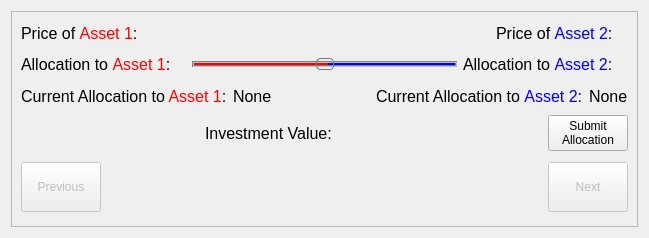
<?xml version="1.0" encoding="UTF-8"?>
<ui version="4.0">
 <class>investmentSlider</class>
 <widget class="QWidget" name="investmentSlider">
  <property name="geometry">
   <rect>
    <x>0</x>
    <y>0</y>
    <width>649</width>
    <height>238</height>
   </rect>
  </property>
  <property name="windowTitle">
   <string>Form</string>
  </property>
  <property name="styleSheet">
   <string notr="true">QSlider::groove:horizontal {
     background: red;
	height: 2px;
   	border-style: groove;
   border-color: grey;
   border-width: 2px;
 }



 QSlider::add-page:horizontal {
     background: blue;
	margin: 2px;
 }


QSlider::handle:horizontal {
background: qlineargradient(x1:0, y1:0, x2:1, y2:1,
    stop:0 #eee, stop:1 #ccc);
border: 1px solid #777;
width: 16px;
margin-top: -5px;
margin-bottom: -5px;
border-radius: 4px;
}

QSlider::handle:horizontal:hover {
background: qlineargradient(x1:0, y1:0, x2:1, y2:1,
    stop:0 #fff, stop:1 #ddd);
border: 1px solid #444;
border-radius: 4px;
}</string>
  </property>
  <layout class="QHBoxLayout" name="horizontalLayout_3">
   <item>
    <widget class="QFrame" name="frame">
     <property name="frameShape">
      <enum>QFrame::StyledPanel</enum>
     </property>
     <property name="frameShadow">
      <enum>QFrame::Raised</enum>
     </property>
     <layout class="QHBoxLayout" name="horizontalLayout_2">
      <item>
       <layout class="QVBoxLayout" name="verticalLayout">
        <item>
         <layout class="QHBoxLayout" name="horizontalLayout">
          <item>
           <widget class="QLabel" name="label">
            <property name="font">
             <font>
              <pointsize>12</pointsize>
             </font>
            </property>
            <property name="text">
             <string>&lt;!DOCTYPE HTML PUBLIC &quot;-//W3C//DTD HTML 4.0//EN&quot; &quot;http://www.w3.org/TR/REC-html40/strict.dtd&quot;&gt;
&lt;html&gt;&lt;head&gt;&lt;meta name=&quot;qrichtext&quot; content=&quot;1&quot; /&gt;&lt;style type=&quot;text/css&quot;&gt;
p, li { white-space: pre-wrap; }
&lt;/style&gt;&lt;/head&gt;&lt;body style=&quot; font-family:'MS Shell Dlg 2'; font-size:8.25pt; font-weight:400; font-style:normal;&quot;&gt;
&lt;p style=&quot; margin-top:0px; margin-bottom:0px; margin-left:0px; margin-right:0px; -qt-block-indent:0; text-indent:0px;&quot;&gt;&lt;span style=&quot; font-size:12pt;&quot;&gt;Price of &lt;/span&gt;&lt;span style=&quot; font-size:12pt; color:#ff0000;&quot;&gt;Asset 1&lt;/span&gt;&lt;span style=&quot; font-size:12pt;&quot;&gt;:&lt;/span&gt;&lt;/p&gt;&lt;/body&gt;&lt;/html&gt;</string>
            </property>
           </widget>
          </item>
          <item>
           <widget class="QLabel" name="price1Label">
            <property name="font">
             <font>
              <pointsize>12</pointsize>
             </font>
            </property>
            <property name="text">
             <string/>
            </property>
           </widget>
          </item>
          <item>
           <spacer name="horizontalSpacer_2">
            <property name="orientation">
             <enum>Qt::Horizontal</enum>
            </property>
            <property name="sizeHint" stdset="0">
             <size>
              <width>40</width>
              <height>20</height>
             </size>
            </property>
           </spacer>
          </item>
          <item>
           <widget class="QLabel" name="label_3">
            <property name="font">
             <font>
              <pointsize>12</pointsize>
             </font>
            </property>
            <property name="text">
             <string>&lt;!DOCTYPE HTML PUBLIC &quot;-//W3C//DTD HTML 4.0//EN&quot; &quot;http://www.w3.org/TR/REC-html40/strict.dtd&quot;&gt;
&lt;html&gt;&lt;head&gt;&lt;meta name=&quot;qrichtext&quot; content=&quot;1&quot; /&gt;&lt;style type=&quot;text/css&quot;&gt;
p, li { white-space: pre-wrap; }
&lt;/style&gt;&lt;/head&gt;&lt;body style=&quot; font-family:'MS Shell Dlg 2'; font-size:8.25pt; font-weight:400; font-style:normal;&quot;&gt;
&lt;p style=&quot; margin-top:0px; margin-bottom:0px; margin-left:0px; margin-right:0px; -qt-block-indent:0; text-indent:0px;&quot;&gt;&lt;span style=&quot; font-size:12pt;&quot;&gt;Price of &lt;/span&gt;&lt;span style=&quot; font-size:12pt; color:#0000ff;&quot;&gt;Asset 2&lt;/span&gt;&lt;span style=&quot; font-size:12pt;&quot;&gt;:&lt;/span&gt;&lt;/p&gt;&lt;/body&gt;&lt;/html&gt;</string>
            </property>
           </widget>
          </item>
          <item>
           <widget class="QLabel" name="price2Label">
            <property name="font">
             <font>
              <pointsize>12</pointsize>
             </font>
            </property>
            <property name="text">
             <string/>
            </property>
           </widget>
          </item>
         </layout>
        </item>
        <item>
         <layout class="QHBoxLayout" name="horizontalLayout_5">
          <item>
           <widget class="QLabel" name="label_4">
            <property name="font">
             <font>
              <pointsize>12</pointsize>
             </font>
            </property>
            <property name="text">
             <string>&lt;!DOCTYPE HTML PUBLIC &quot;-//W3C//DTD HTML 4.0//EN&quot; &quot;http://www.w3.org/TR/REC-html40/strict.dtd&quot;&gt;
&lt;html&gt;&lt;head&gt;&lt;meta name=&quot;qrichtext&quot; content=&quot;1&quot; /&gt;&lt;style type=&quot;text/css&quot;&gt;
p, li { white-space: pre-wrap; }
&lt;/style&gt;&lt;/head&gt;&lt;body style=&quot; font-family:'MS Shell Dlg 2'; font-size:8.25pt; font-weight:400; font-style:normal;&quot;&gt;
&lt;p style=&quot; margin-top:0px; margin-bottom:0px; margin-left:0px; margin-right:0px; -qt-block-indent:0; text-indent:0px;&quot;&gt;&lt;span style=&quot; font-size:12pt;&quot;&gt;Allocation to &lt;/span&gt;&lt;span style=&quot; font-size:12pt; color:#ff0000;&quot;&gt;Asset 1&lt;/span&gt;&lt;span style=&quot; font-size:12pt;&quot;&gt;:&lt;/span&gt;&lt;/p&gt;&lt;/body&gt;&lt;/html&gt;</string>
            </property>
           </widget>
          </item>
          <item>
           <widget class="QLabel" name="allocation1Label">
            <property name="font">
             <font>
              <pointsize>12</pointsize>
             </font>
            </property>
            <property name="text">
             <string/>
            </property>
           </widget>
          </item>
          <item>
           <widget class="QSlider" name="allocationSlider">
            <property name="autoFillBackground">
             <bool>false</bool>
            </property>
            <property name="styleSheet">
             <string notr="true"/>
            </property>
            <property name="maximum">
             <number>20</number>
            </property>
            <property name="singleStep">
             <number>1</number>
            </property>
            <property name="pageStep">
             <number>1</number>
            </property>
            <property name="value">
             <number>10</number>
            </property>
            <property name="sliderPosition">
             <number>10</number>
            </property>
            <property name="tracking">
             <bool>true</bool>
            </property>
            <property name="orientation">
             <enum>Qt::Horizontal</enum>
            </property>
            <property name="invertedAppearance">
             <bool>true</bool>
            </property>
            <property name="invertedControls">
             <bool>true</bool>
            </property>
           </widget>
          </item>
          <item>
           <widget class="QLabel" name="label_2">
            <property name="font">
             <font>
              <pointsize>12</pointsize>
             </font>
            </property>
            <property name="text">
             <string>&lt;!DOCTYPE HTML PUBLIC &quot;-//W3C//DTD HTML 4.0//EN&quot; &quot;http://www.w3.org/TR/REC-html40/strict.dtd&quot;&gt;
&lt;html&gt;&lt;head&gt;&lt;meta name=&quot;qrichtext&quot; content=&quot;1&quot; /&gt;&lt;style type=&quot;text/css&quot;&gt;
p, li { white-space: pre-wrap; }
&lt;/style&gt;&lt;/head&gt;&lt;body style=&quot; font-family:'MS Shell Dlg 2'; font-size:8.25pt; font-weight:400; font-style:normal;&quot;&gt;
&lt;p style=&quot; margin-top:0px; margin-bottom:0px; margin-left:0px; margin-right:0px; -qt-block-indent:0; text-indent:0px;&quot;&gt;&lt;span style=&quot; font-size:12pt;&quot;&gt;Allocation to &lt;/span&gt;&lt;span style=&quot; font-size:12pt; color:#0000ff;&quot;&gt;Asset 2&lt;/span&gt;&lt;span style=&quot; font-size:12pt;&quot;&gt;:&lt;/span&gt;&lt;/p&gt;&lt;/body&gt;&lt;/html&gt;</string>
            </property>
           </widget>
          </item>
          <item>
           <widget class="QLabel" name="allocation2Label">
            <property name="font">
             <font>
              <pointsize>12</pointsize>
             </font>
            </property>
            <property name="text">
             <string/>
            </property>
           </widget>
          </item>
         </layout>
        </item>
        <item>
         <layout class="QHBoxLayout" name="horizontalLayout_6">
          <item>
           <widget class="QLabel" name="label_6">
            <property name="font">
             <font>
              <pointsize>12</pointsize>
             </font>
            </property>
            <property name="text">
             <string>&lt;!DOCTYPE HTML PUBLIC &quot;-//W3C//DTD HTML 4.0//EN&quot; &quot;http://www.w3.org/TR/REC-html40/strict.dtd&quot;&gt;
&lt;html&gt;&lt;head&gt;&lt;meta name=&quot;qrichtext&quot; content=&quot;1&quot; /&gt;&lt;style type=&quot;text/css&quot;&gt;
p, li { white-space: pre-wrap; }
&lt;/style&gt;&lt;/head&gt;&lt;body style=&quot; font-family:'MS Shell Dlg 2'; font-size:8.25pt; font-weight:400; font-style:normal;&quot;&gt;
&lt;p style=&quot; margin-top:0px; margin-bottom:0px; margin-left:0px; margin-right:0px; -qt-block-indent:0; text-indent:0px;&quot;&gt;&lt;span style=&quot; font-size:12pt;&quot;&gt;Current Allocation to&lt;/span&gt;&lt;span style=&quot; font-size:12pt; color:#ff0000;&quot;&gt; Asset 1&lt;/span&gt;&lt;span style=&quot; font-size:12pt;&quot;&gt;:&lt;/span&gt;&lt;/p&gt;&lt;/body&gt;&lt;/html&gt;</string>
            </property>
           </widget>
          </item>
          <item>
           <widget class="QLabel" name="curAllocation1Label">
            <property name="font">
             <font>
              <pointsize>12</pointsize>
             </font>
            </property>
            <property name="text">
             <string>None</string>
            </property>
           </widget>
          </item>
          <item>
           <spacer name="horizontalSpacer_4">
            <property name="orientation">
             <enum>Qt::Horizontal</enum>
            </property>
            <property name="sizeHint" stdset="0">
             <size>
              <width>40</width>
              <height>20</height>
             </size>
            </property>
           </spacer>
          </item>
          <item>
           <widget class="QLabel" name="label_7">
            <property name="font">
             <font>
              <pointsize>12</pointsize>
             </font>
            </property>
            <property name="text">
             <string>&lt;!DOCTYPE HTML PUBLIC &quot;-//W3C//DTD HTML 4.0//EN&quot; &quot;http://www.w3.org/TR/REC-html40/strict.dtd&quot;&gt;
&lt;html&gt;&lt;head&gt;&lt;meta name=&quot;qrichtext&quot; content=&quot;1&quot; /&gt;&lt;style type=&quot;text/css&quot;&gt;
p, li { white-space: pre-wrap; }
&lt;/style&gt;&lt;/head&gt;&lt;body style=&quot; font-family:'MS Shell Dlg 2'; font-size:8.25pt; font-weight:400; font-style:normal;&quot;&gt;
&lt;p style=&quot; margin-top:0px; margin-bottom:0px; margin-left:0px; margin-right:0px; -qt-block-indent:0; text-indent:0px;&quot;&gt;&lt;span style=&quot; font-size:12pt;&quot;&gt;Current Allocation to &lt;/span&gt;&lt;span style=&quot; font-size:12pt; color:#0000ff;&quot;&gt;Asset 2&lt;/span&gt;&lt;span style=&quot; font-size:12pt;&quot;&gt;:&lt;/span&gt;&lt;/p&gt;&lt;/body&gt;&lt;/html&gt;</string>
            </property>
           </widget>
          </item>
          <item>
           <widget class="QLabel" name="curAllocation2Label">
            <property name="font">
             <font>
              <pointsize>12</pointsize>
             </font>
            </property>
            <property name="text">
             <string>None</string>
            </property>
           </widget>
          </item>
         </layout>
        </item>
        <item>
         <layout class="QHBoxLayout" name="horizontalLayout_4">
          <item>
           <spacer name="horizontalSpacer_3">
            <property name="orientation">
             <enum>Qt::Horizontal</enum>
            </property>
            <property name="sizeHint" stdset="0">
             <size>
              <width>40</width>
              <height>20</height>
             </size>
            </property>
           </spacer>
          </item>
          <item>
           <widget class="QLabel" name="wealthLabelDesc">
            <property name="font">
             <font>
              <pointsize>12</pointsize>
             </font>
            </property>
            <property name="text">
             <string>Investment Value:</string>
            </property>
           </widget>
          </item>
          <item>
           <widget class="QLabel" name="wealthLabel">
            <property name="minimumSize">
             <size>
              <width>20</width>
              <height>0</height>
             </size>
            </property>
            <property name="font">
             <font>
              <pointsize>12</pointsize>
             </font>
            </property>
            <property name="text">
             <string/>
            </property>
           </widget>
          </item>
          <item>
           <spacer name="horizontalSpacer_6">
            <property name="orientation">
             <enum>Qt::Horizontal</enum>
            </property>
            <property name="sizeHint" stdset="0">
             <size>
              <width>40</width>
              <height>20</height>
             </size>
            </property>
           </spacer>
          </item>
          <item>
           <widget class="QPushButton" name="allocationButton">
            <property name="text">
             <string>Submit
Allocation</string>
            </property>
           </widget>
          </item>
         </layout>
        </item>
        <item>
         <widget class="QWidget" name="dummyBar" native="true">
          <property name="enabled">
           <bool>true</bool>
          </property>
          <property name="minimumSize">
           <size>
            <width>0</width>
            <height>60</height>
           </size>
          </property>
          <layout class="QVBoxLayout" name="verticalLayout_2">
           <property name="spacing">
            <number>0</number>
           </property>
           <property name="margin">
            <number>0</number>
           </property>
           <item>
            <layout class="QHBoxLayout" name="horizontalLayout_7">
             <item>
              <widget class="QPushButton" name="prevButton">
               <property name="enabled">
                <bool>false</bool>
               </property>
               <property name="sizePolicy">
                <sizepolicy hsizetype="Preferred" vsizetype="Fixed">
                 <horstretch>0</horstretch>
                 <verstretch>0</verstretch>
                </sizepolicy>
               </property>
               <property name="minimumSize">
                <size>
                 <width>80</width>
                 <height>50</height>
                </size>
               </property>
               <property name="text">
                <string>Previous</string>
               </property>
               <property name="flat">
                <bool>false</bool>
               </property>
              </widget>
             </item>
             <item>
              <spacer name="horizontalSpacer">
               <property name="orientation">
                <enum>Qt::Horizontal</enum>
               </property>
               <property name="sizeType">
                <enum>QSizePolicy::Maximum</enum>
               </property>
               <property name="sizeHint" stdset="0">
                <size>
                 <width>40</width>
                 <height>20</height>
                </size>
               </property>
              </spacer>
             </item>
             <item>
              <spacer name="horizontalSpacer_5">
               <property name="orientation">
                <enum>Qt::Horizontal</enum>
               </property>
               <property name="sizeType">
                <enum>QSizePolicy::Expanding</enum>
               </property>
               <property name="sizeHint" stdset="0">
                <size>
                 <width>40</width>
                 <height>20</height>
                </size>
               </property>
              </spacer>
             </item>
             <item>
              <widget class="QLabel" name="timeLabel">
               <property name="minimumSize">
                <size>
                 <width>20</width>
                 <height>0</height>
                </size>
               </property>
               <property name="font">
                <font>
                 <pointsize>12</pointsize>
                </font>
               </property>
               <property name="text">
                <string/>
               </property>
              </widget>
             </item>
             <item>
              <widget class="QPushButton" name="nextButton">
               <property name="enabled">
                <bool>false</bool>
               </property>
               <property name="sizePolicy">
                <sizepolicy hsizetype="Preferred" vsizetype="Fixed">
                 <horstretch>0</horstretch>
                 <verstretch>0</verstretch>
                </sizepolicy>
               </property>
               <property name="minimumSize">
                <size>
                 <width>80</width>
                 <height>50</height>
                </size>
               </property>
               <property name="text">
                <string>Next</string>
               </property>
              </widget>
             </item>
            </layout>
           </item>
          </layout>
         </widget>
        </item>
       </layout>
      </item>
     </layout>
    </widget>
   </item>
  </layout>
 </widget>
 <resources/>
 <connections/>
</ui>
